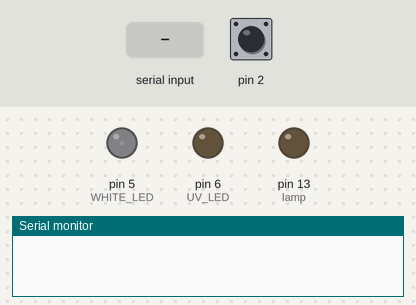
Recording of a sketch running on a simulated Arduino Uno, built with avr-gcc and run on an emulated ATmega328P. On the bench: output pins drawn as LEDs (lit = HIGH), the last lines printed to the serial monitor. Dashed ring = blinking. The inputs (shaded band) are chosen by the test bench; at power-on: pin 2 HIGH.

Above: at 1.2 s.
1.3 s: "WH\n" received over Serial
At 2.0 s:
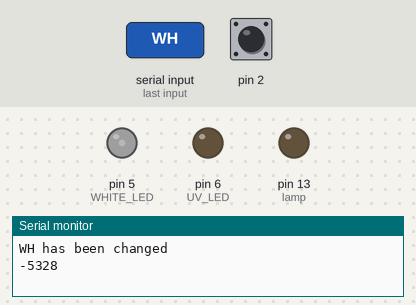
2.9 s: "UV\n" received over Serial
4.4 s: pin 2 pulsed LOW 5 times (0.12 s each, 0.3 s apart)
At 4.85 s:
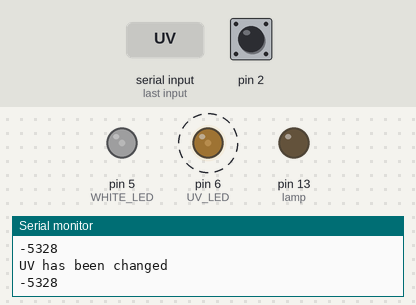
7.4 s: pin 2 pulled LOW for 0.15 s
At 7.8 s:
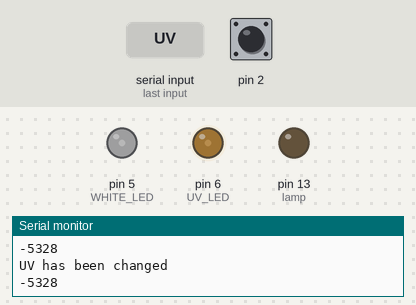
9.0 s: pin 2 pulled LOW for 1 s
At 10.2 s:
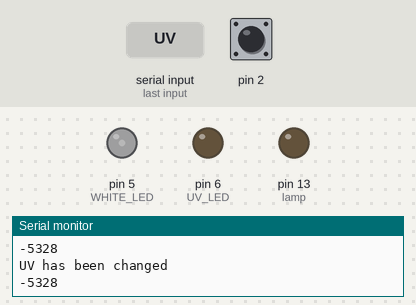
11.5 s: pin 2 pulsed LOW 5 times (0.12 s each, 0.3 s apart)
At 13.0 s:
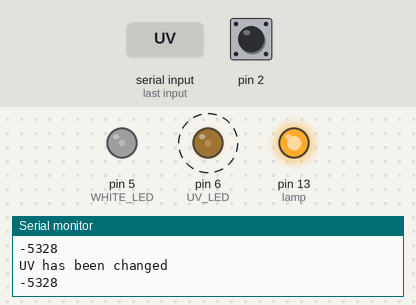
Timing chart, 0 to 14.5 s (numbered marks = the images above; inputs shaded):
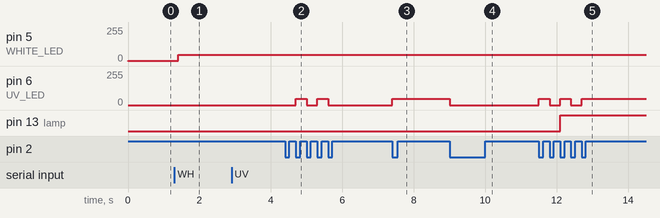

Measured:
- after the input at 1.3 s, pin 5 (WHITE_LED): 2/255 → 48/255 after 0.10 s
- after the input at 4.4 s, pin 6 (UV_LED): alternates 48/255 for 0.30 s and 0/255 for 0.30 s, 4 changes in all, then stays 0/255, starting after 0.30 s
- after the input at 7.4 s, pin 6 (UV_LED): 0/255 → 48/255 at once
- after the input at 9.0 s, pin 6 (UV_LED): 48/255 → 0/255 at once
- after the input at 11.5 s, pin 6 (UV_LED): alternates 48/255 for 0.30 s and 0/255 for 0.30 s, 5 changes in all, then stays 48/255, starting at once; pin 13 (lamp): LOW → HIGH after 0.60 s

The sketch:

UFF-Stroboscope_Advanced.ino
```cpp
String cmd, CMDcur;
int programNumber;
int lamp = 13;
volatile int counter = 0;
volatile int lampCounter = 0;
int PWM_White = 2;
int PWM_UV = 250;
int UV_LED = 6;
int WHITE_LED = 5;

void setup()
{
//  pinMode(2, INPUT_PULLUP); /// Our camera strobe in HIGH - Acquiring, LOW - not acquiring
  pinMode(UV_LED, OUTPUT);// UV LED
  pinMode(2,INPUT_PULLUP);
  pinMode(WHITE_LED, OUTPUT);// White LED
  pinMode(13, OUTPUT); ///LAMP !
  analogWrite(WHITE_LED, PWM_White);
  Serial.begin(115200);
  Serial.setTimeout(100);
  attachInterrupt(0, Strob_Input_Handler, FALLING);
  while (!Serial) {
    ;
  }
}


void Strob_Input_Handler() {
  if (counter == 2) {
    counter = 0;
    }
     if (counter == 1) {
    analogWrite(UV_LED, PWM_UV);
  }
  else {
    analogWrite(UV_LED, 0);
  }
  counter++;  // + синхр.
  lampCounter += 1;

}
void waiting_4_command() {
  int PWM_VAL, PWM_VALH, PWM_VALL, PWM_VALlowest;
  cmd = "";
  if (Serial.available()) {
    cmd = Serial.readString();
    cmd.trim();
  }


  if (cmd.substring(0, 2) == "UV") {
    PWM_VALH = cmd[2] - '0';
    PWM_VALL = cmd[3] - '0';
    PWM_VALlowest = cmd[4] - '0';
        PWM_VAL = (PWM_VALH * 100) + (PWM_VALL * 10) + (PWM_VALlowest * 1);
        PWM_UV = PWM_VAL;
        Serial.println("UV has been changed");
        Serial.println(PWM_VAL);
  }

  if (cmd.substring(0, 2) == "WH") {
    PWM_VALH = cmd[2] - '0';
    PWM_VALL = cmd[3] - '0';
    PWM_VALlowest = cmd[4] - '0';
        PWM_VAL = (PWM_VALH * 100) + (PWM_VALL * 10) + (PWM_VALlowest * 1);
        PWM_White = PWM_VAL;
    analogWrite(WHITE_LED, PWM_White);
    Serial.println("WH has been changed");
    Serial.println(PWM_VAL);
  }
}

void loop()
{
  waiting_4_command();
  if (lampCounter == 10)
  {
    digitalWrite(lamp, HIGH);
  }
}
```
